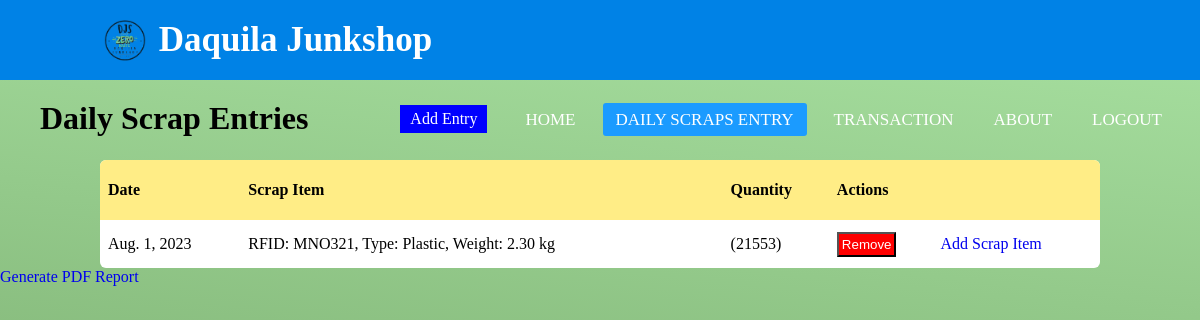
The page /daily_scrap_table/ (signed in) on the database as committed earlier.
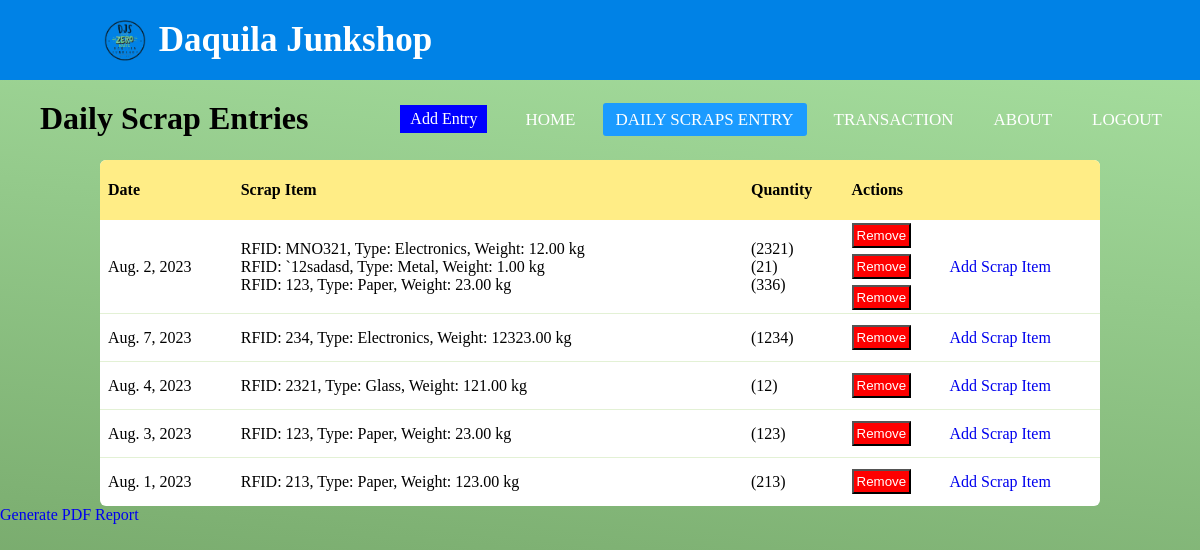
The same page on the database as committed later.
### app1/models.py (models this page shows, shortened)
class DailyScrapEntry(models.Model):
    date = models.DateField()
    customer = models.ForeignKey(Customer, on_delete=models.SET_NULL, null=True, blank=True)
    staff_responsible = models.ForeignKey(User, on_delete=models.SET_NULL, null=True, blank=True)
    scraps = models.ManyToManyField(ScrapItem, through='ScrapEntryDetail')

class ScrapEntryDetail(models.Model):
    daily_scrap_entry = models.ForeignKey(DailyScrapEntry, on_delete=models.CASCADE)
    scrap_item = models.ForeignKey(ScrapItem, on_delete=models.CASCADE)
    quantity = models.PositiveIntegerField(default=1)

class ScrapItem(models.Model):
    RFID = models.CharField(max_length=100, unique=True)
    weight = models.DecimalField(max_digits=10, decimal_places=2)
    scrap_type = models.ForeignKey(ScrapType, on_delete=models.CASCADE)
    def __str__(self):
        return f"RFID: {self.RFID}, Type: {self.scrap_type}, Weight: {self.weight} kg"

class ScrapType(models.Model):
    name = models.CharField(max_length=50, unique=True)
    def __str__(self):
        return self.name

### app1/views.py (the view)
# urls.py: path('daily_scrap_table/', views.daily_scrap_table, name='daily_scrap_table'),
@login_required(login_url='login')
def daily_scrap_table(request):
    daily_scrap_entries = DailyScrapEntry.objects.all()
    return render(request, 'daily_scrap_table.html', {'daily_scrap_entries': daily_scrap_entries})

### app1/templates/daily_scrap_table.html (shortened to what this page needs)
{% extends 'base.html' %}
{% block content %}
{% load static %}
<link rel="stylesheet" href="{% static "daily_scrap_table.css" %}">
<div class="header">
    <h1>Daily Scrap Entries</h1>
    <a href="{% url 'add_daily_scrap_entry' %}" class="add_entry">Add Entry</a>
</div>
<table>
    <thead>
        <tr>
            <th>Date</th>
            <th>Scrap Item</th>
            <th>Quantity</th>
            <th colspan="2">Actions</th>
        </tr>
    <thead>
    <tbody>
        {% for entry in daily_scrap_entries %}
        <tr>
            <td>{{ entry.date }}</td>
            <td>
                {% for scrap_entry_detail in entry.scrapentrydetail_set.all %}
                {{ scrap_entry_detail.scrap_item }}<br />
                {% endfor %}
            </td>
            <td>
                {% for scrap_entry_detail in entry.scrapentrydetail_set.all %}
                ({{ scrap_entry_detail.quantity }}) <br />
                {% endfor %}
            </td>
            <td>
                {% for scrap_entry_detail in entry.scrapentrydetail_set.all %}
                <form action="{% url 'remove_scrap_entry_detail' scrap_entry_detail.id %}" method="post">
                    <button type="submit" class="remove">Remove</button>
                </form>
                {% endfor %}
            </td>
            <td>
                <a href="{% url 'add_scrap_item_to_daily_scrap_entry' entry.id %}">Add Scrap Item</a>
            </td>
        </tr>
        {% endfor %}
    </tbody>
<a href="{% url 'generate_pdf_report' %}" class="btn btn-primary">Generate PDF Report</a>
{% endblock content %}

Rows that differ between the two databases and show on the page:
removed ScrapEntryDetail: scrap_item "RFID: MNO321, Type: Plastic, Weight: 2.30 kg", quantity "21553"
added DailyScrapEntry: date "Aug. 2, 2023"
added ScrapEntryDetail: scrap_item "RFID: MNO321, Type: Electronics, Weight: 12.00 kg", quantity "2321"
added ScrapEntryDetail: scrap_item "RFID: `12sadasd, Type: Metal, Weight: 1.00 kg", quantity "21"
added ScrapEntryDetail: scrap_item "RFID: 123, Type: Paper, Weight: 23.00 kg", quantity "336"
added DailyScrapEntry: date "Aug. 7, 2023"
added ScrapEntryDetail: scrap_item "RFID: 234, Type: Electronics, Weight: 12323.00 kg", quantity "1234"
added DailyScrapEntry: date "Aug. 4, 2023"
added ScrapEntryDetail: scrap_item "RFID: 2321, Type: Glass, Weight: 121.00 kg", quantity "12"
added DailyScrapEntry: date "Aug. 3, 2023"
added ScrapEntryDetail: scrap_item "RFID: 123, Type: Paper, Weight: 23.00 kg", quantity "123"
added ScrapEntryDetail: scrap_item "RFID: 213, Type: Paper, Weight: 123.00 kg", quantity "213"
